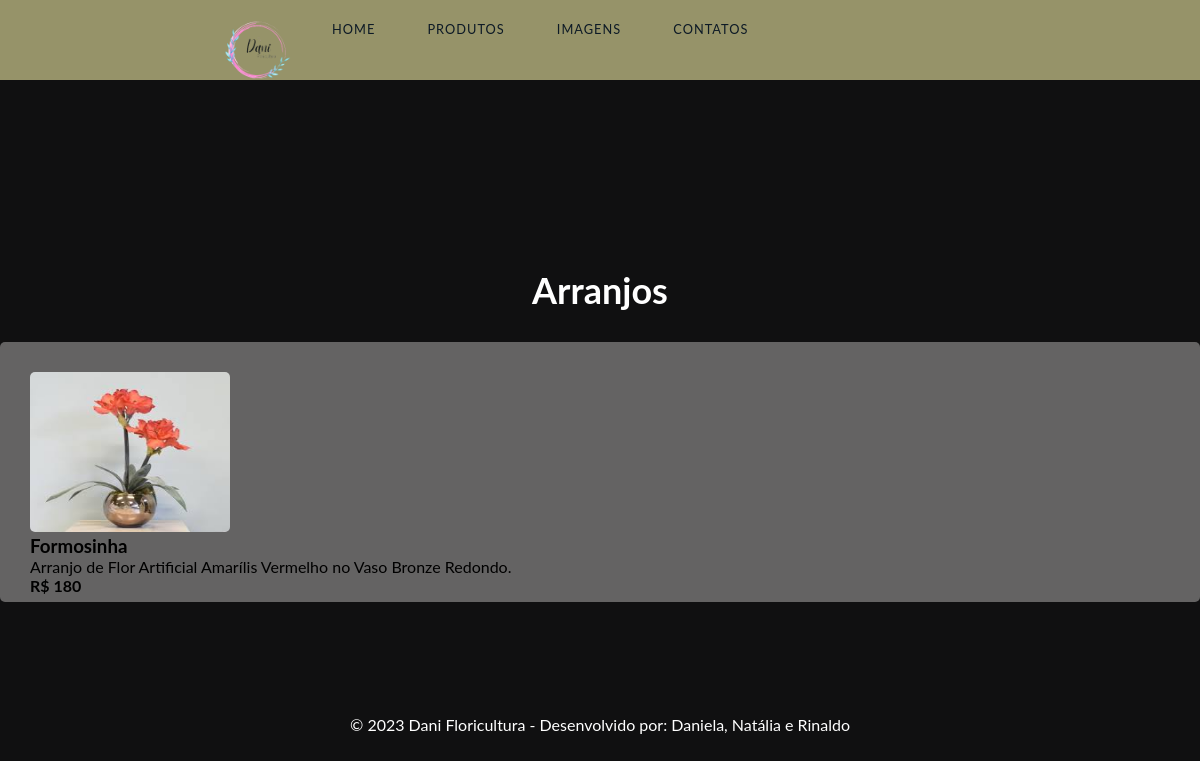
Screenshot of /imagem.php?page=3 with the database file from the repository.
### tables this page shows
CREATE TABLE `cadastro` (
  `id` int(11) NOT NULL,
  `descricao` varchar(255) DEFAULT NULL,
  `secao` varchar(255) DEFAULT NULL,
  `valor` decimal(10,0) DEFAULT NULL,
  `nome` varchar(255) DEFAULT NULL,
  `url` varchar(255) DEFAULT NULL
);

### imagem.php (the view, shortened to what this page needs)
<!DOCTYPE html>
<html lang="pt">
<head>
  <link rel="stylesheet" href="https://cdnjs.cloudflare.com/ajax/libs/OwlCarousel2/2.3.4/assets/owl.carousel.min.css">
  <link rel="stylesheet" href="https://cdnjs.cloudflare.com/ajax/libs/OwlCarousel2/2.3.4/assets/owl.theme.default.min.css">
  <link rel="stylesheet" href="style/style.css">
</head>
<body>
  <nav id="navbar" class="">
    <div class="nav-wrapper">
      <div class="logo">
        <img src="img/logo 3.png" alt="foto">
      </div>
      <ul id="menu">
        <li><a href="index.php">Home</a></li>
        <li><a href="produtos.php">Produtos</a></li>
        <li><a href="imagem.php">Imagens</a></li>
        <li><a href="contato.php">Contatos</a></li>
      </ul>
    </div>
  </nav>
  <?php
  include("conexao.php");
  $sql = "SELECT * FROM cadastro";
  if (@$_REQUEST["page"] !== null ){
    $sql = $sql ." where id = ".(@$_REQUEST["page"])." ";
  }
  $res = $conn->query($sql);
  $qtd = $res->num_rows;
  if ($qtd > 0) {
    while ($row = $res->fetch_object()) {
      print " <section class='menu'>";
      print "<h1>" . $row->secao . "</h1>";
      print "<div class='item'>";
      print "<img class='um' src='" . $row->url . "' alt=''>";
      print "<h3>" . $row->nome . "</h3>";
      print "<p>" . $row->descricao . "</p>";
      print "<span>R$ " . $row->valor . "</span>";
      print "</div>";
      print "</section>";
    }
  } else {
    print "<p class= 'alert-danger'> Não foram encontrados nenhum registro.</p>";
  }
  ?>
  <footer>
  <p>&copy; 2023 Dani Floricultura - Desenvolvido por: Daniela, Natália e Rinaldo</p>
  </footer>
</body>
</html>

### style/style.css (style rules this page uses)
* { border: 0; box-sizing: border-box; margin: 0; padding: 0; }
body { font-family: Lato, Helvetica, Arial, sans-serif; margin-top: 200px; background: linear-gradient(45deg, #63623a, #d4da83,); background-size: 300% 300% ; animation: colors 15s ease infinite; }
a { color: inherit; font-family: inherit; font-size: inherit; text-decoration: none; }
#navbar { background: rgb(150, 147, 105); color: rgb(13, 26, 38); position: fixed; top: 0; height: 80px; line-height: 60px; width: 100vw; z-index: 10; }
.nav-wrapper { margin: auto; text-align:center; width: 70%; }
.logo { float: left; margin-left: 28px; font-size: 1.5em; height: 60px; letter-spacing: 1px; text-transform: uppercase; }
#navbar ul { display: inline-block; float: left; list-style: none; margin-top: -2px; text-align: right; transition: transform 0.5s ease-out; -webkit-transition: transform 0.5s ease-out; }
@media (orientation: landscape) { #navbar ul { display: inline-block; } }
#navbar li { display: inline-block; }
#navbar li a { color: rgb(13, 26, 38); display: block; font-size: 0.8em; height: 50px; letter-spacing: 1px; margin: 0 20px; padding: 0 4px; position: relative; text-decoration: none; text-transform: uppercase; transition: all 0.5s ease; -webkit-transition: all 0.5s ease; }
#navbar li a:before, #navbar li a:after { content: ''; position: absolute; width: 0%; height: 1px; bottom: -1px; background: rgb(13, 26, 38); }
#navbar li a:before { left: 0; transition: 0.5s; }
#navbar li a:after { background: rgb(13, 26, 38); right: 0; }
.logo img { max-width: 100px; }
body { margin: 0; height: 100vh; display: grid; place-items: center; background-color: #101011; }
.item { grid-column-start: 1; grid-column-end: 3; background-color: #646363; width: 100vw; height: 260px; padding: 30px; margin-top: 30px; padding-bottom: 30px; border-radius: 5px; }
.item img { width: 200px; height: 160px; border-radius: 5px; }
span { font-weight: bold; }
h1 { font-size: 36px; text-align: center; color: white; }
.menu h1 { margin-top: 100px; }
.um { width: 100px; height: 90px; }
footer p { color: white; text-align: center; margin-bottom: 10px; }

### rows the page displays
cadastro: secao "Arranjos", url (picture), nome "Formosinha", descricao "Arranjo de Flor Artificial Amarílis Vermelho no Vaso Bronze Redondo.", valor "180"
